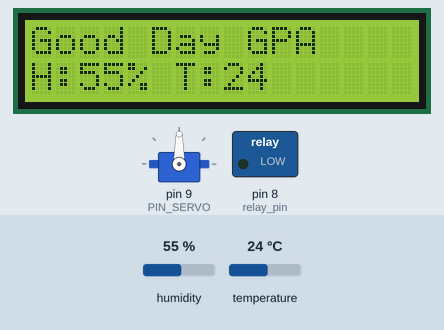
A sketch run on a simulated Arduino Uno, built with avr-gcc and run on an emulated ATmega328P. Parts: servo, 16×2 character LCD, switched loads named in the sketch (green lamp = pin HIGH). Wiring (inferred from the names in the program): DHT11 sensor: data pin 7. The inputs (shaded band) are chosen by the test bench; at power-on: temperature 24 °C, humidity 55 %. Pins used as bus, display or sensor lines are not drawn; what the sketch prints to the serial monitor is not drawn.

Above: at 3.1 s.
3.2 s: temperature set to 26 °C
At 5.9 s:
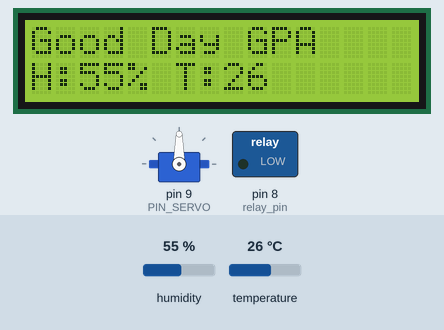
6.6 s: temperature set to 29 °C
At 7.52 s:
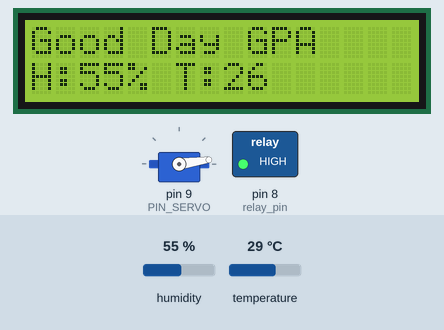
10.0 s: temperature set to 12 °C
13.4 s: humidity set to 22 %
At 16.0 s:
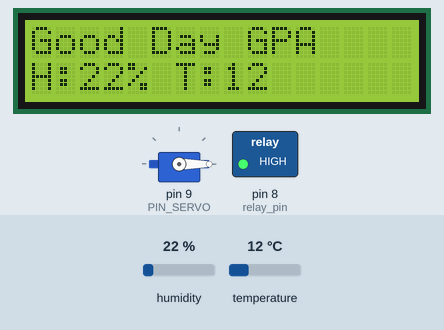
16.8 s: humidity set to 40 %
At 19.1 s:
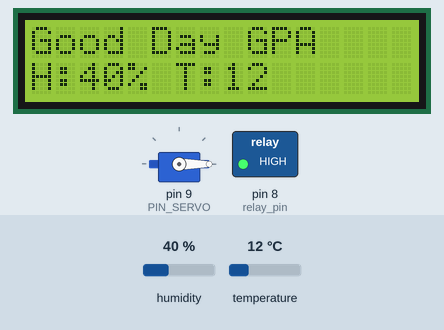
Timing chart, 0 to 20.6 s (numbered marks = the images above; inputs shaded):
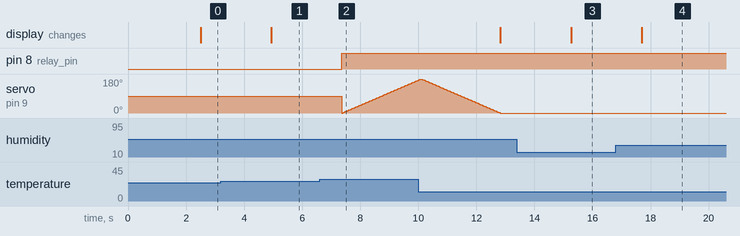

The sketch:

DAZUOYE.ino
```cpp
#include <Servo.h>
#define PIN_SERVO 9
Servo myservo;
int pos = 0;
#include <LiquidCrystal.h>
int out = 7; //7号IO口作为通信接口
int relay_pin =8;
const int rs = 12, en = 11, d4 = 5, d5 = 4, d6 = 3, d7 = 2;
LiquidCrystal lcd(rs, en, d4, d5, d6, d7);

void setup() {
  Serial.begin(9600); //波特率9600
  myservo.attach(PIN_SERVO);
  pinMode(out, INPUT);  //IO口设为输入模式
  pinMode(rs, OUTPUT);
  pinMode(en, OUTPUT);
  pinMode(d4, OUTPUT);
  pinMode(d5, OUTPUT);
  pinMode(d6, OUTPUT);
  pinMode(d7, OUTPUT);
  pinMode(relay_pin, OUTPUT);
  digitalWrite(relay_pin, LOW);
  lcd.begin(16, 2);
  lcd.setCursor(0, 0); // line 0, pos 0
  lcd.print("Good Day GPA");
  lcd.setCursor(0, 1); // line 1, pos 0
  lcd.print("H:  % T:   ");
  delay(1000);
}

void loop() {
  begin();    //起始函数，向DHT11发送起始信号
  int* b = read1(); //读取传感器数据
  display_1(b);//串口显示数据

}

void begin()
{
  pinMode(out, OUTPUT); //io 设为输出模式，是因为测量发现DHT11的上拉电流有5mA，
  //远大于输入模式下ATmega328的 io 的下拉电流，便无法得到 起始的至少28ms的低电平。
  digitalWrite(out, HIGH); //io置高
  delay(1400);      //等待1.4s,因为DHT11的采样周期为1s，这里取的稍长一些。
  digitalWrite(out, LOW); //io拉低，发送起始信号
  delay(30);        //延时至少28ms，这里取30ms
  digitalWrite(out, HIGH); //拉高
  pinMode(out, INPUT); //切换到输入模式，准备读数据
}

int* read1()
{
  int a[6] = {0, 0, 0, 0, 0, 0}; //定义数组，存放数据
  int i, j; //变量，下面用到
  int* b = new int[5]; //用b将数据返回给loop
  delayMicroseconds(40);//延时40us，等待DHT11将io拉低
  if (digitalRead(out) == 0) //io读取值为0，说明DHT11已响应，io已经被拉低
  {
    while (digitalRead(out) == 0); //等待80us的低电平结束
    delayMicroseconds(90);//等待80us的高电平结束
    for (i = 0; i < 5; i++) //5个元素，依次存放温度、湿度、校验值数据
    {
      for (j = 0; j < 8; j++) //依次读取各二进制位
      {
        while (digitalRead(out) == 0); //等待50us的低电平结束
        delayMicroseconds(40);//延时40us, 大于表示数据"0"的26-28us高电平,并小于表示数据“1”70us高电平
        if (digitalRead(out) == 0) //若io读取值为0，说明高电平时间小于40us，即为数据“0”
        {
          a[i] = a[i] | 0x00; //数据最低位取0
        }
        else//若io读取值为1，说明高电平时间大于40us，即为数据“1”
        {
          a[i] = a[i] | 0x01; //数据最高位取1
          delayMicroseconds(35);//因数据“1”高电平时间为70us，70-40=30,这里取的比30稍大，确保io已经拉低
        }
        if (j < 7) //最后一位不用移
        {
          a[i] = a[i] << 1; //得到二进制数的第一位之后，将数据左移一位
        }

      }
      b[i] = a[i]; //依次将a[]传给b[];
    }
  }
  else    //如果io读取不为0，说明io没有被拉低
  {
    Serial.print("    DHT11未响应 , ");//则认为是DHT11未响应
    for (i = 0; i < 1; i++)
    {
      b[i] = -1;
    }
  }
  return b;
}

void display_1(int b[])//显示函数
{
  float WenDu, ShiDu; //定义浮点数据类型
  ShiDu = b[0] + float(b[1]) / 10; //计算湿度。
  WenDu = b[2] + float(b[3]) / 10; //计算温度。
  digitalWrite(out, HIGH); //串口显示数据
  Serial.print(b[0], DEC);
  Serial.print(",");
  Serial.print(b[2], DEC);
  Serial.print(",");
  Serial.print("\n");
  if (WenDu>27){
    digitalWrite(relay_pin, HIGH);
      for(pos = 0; pos <= 180; pos += 1)
  {
    myservo.write(pos);
    delay(15);
  }
  for(pos = 180; pos>=0; pos-=1)
  {
    myservo.write(pos);
    delay(15);
  }
    }
  lcd.setCursor(2, 1);
  lcd.print(b[0]);
  lcd.setCursor(8, 1);
  lcd.print(b[2]);
  delay(1000);
  }
```

Measured:
- the behaviour switches between 27 and 28 °C on temperature (found by bisection; images 1 and 2)
- after the input at 3.2 s, the display: changes after 1.7 s (image 1)
- after the input at 6.6 s, pin 8 (relay_pin): LOW → HIGH after 0.77 s
- after the input at 13.4 s, the display: changes after 1.9 s (image 3)
- after the input at 16.8 s, the display: changes after 0.90 s (image 4)
- by itself, servo on pin 9 (PIN_SERVO): rises from 174° to 180° in 0.06 s, then falls to 0° in 2.7 s
